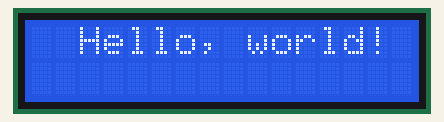
This sketch was run on a simulated Arduino Uno, built with avr-gcc and run on an emulated ATmega328P. Parts: 16×2 character LCD.

Above: at 0.1 s.
At 2.2 s:
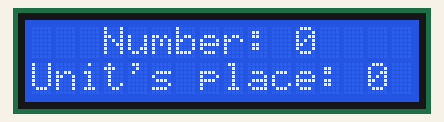
At 10.4 s:
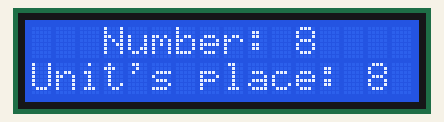
At 19.6 s:
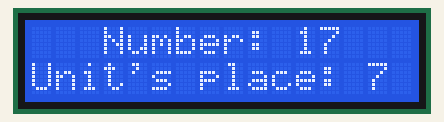
At 28.9 s:
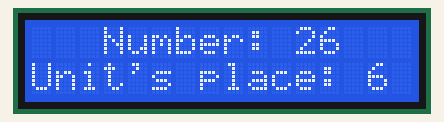
At 38.1 s:
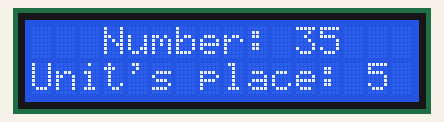

The sketch:

interfacing_lcd.ino
```cpp
// interfacing_lcd
#include <Wire.h>  // Include the necessary libraries
#include <LiquidCrystal_I2C.h>

// Set the LCD address to 0x27 for a 16 chars and 2 line display
LiquidCrystal_I2C lcd(0x27, 16, 2);

int number = 0; // Test variable

void setup() {
  lcd.init();           // Initialize the lcd
  lcd.backlight();      // Turn on the backlight
  lcd.setCursor(2, 0);  // Set the cursor position to 4th column and 1st row
  lcd.print("Hello, world!"); // Print a Hello World message
  delay(2000);  // Wait for two seconds before entering the main loop
}

void loop() {
  lcd.clear();  // Clear the LCD
  lcd.setCursor(3, 0);
  lcd.print("Number: ");
  lcd.print(number);  // Print the number
  lcd.setCursor(0, 1);
  lcd.print("Unit's place: ");
  lcd.print(number%10); // Print its unit's place

  number++;
  delay(1000);  // Wait a second before looping
}
```

Measured:
- what the display in image 1 shows lasts 1.0 s, from 2.1 s to 3.1 s
